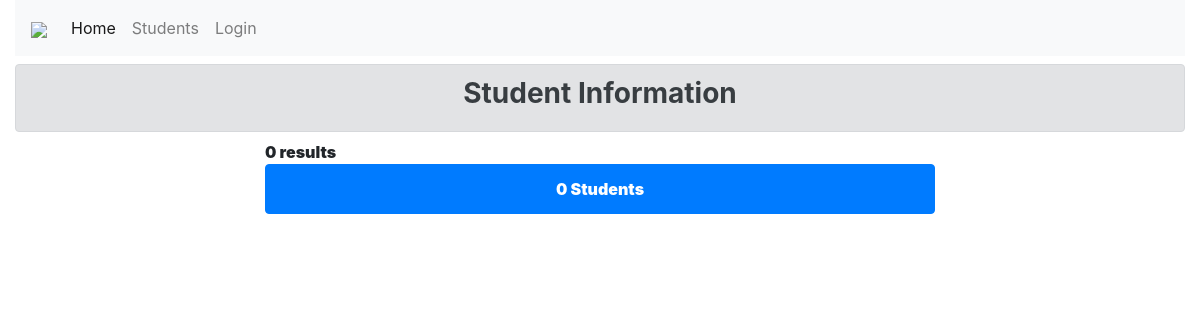
Before: /students.php with the older database file.
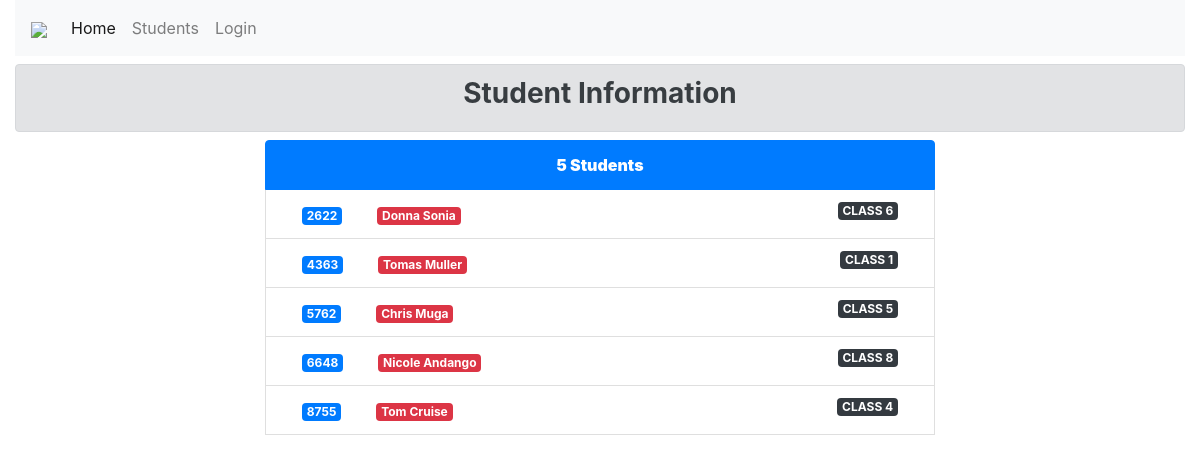
After: the same page with the newer database file.
### tables this page shows
CREATE TABLE `students` (
  `id` int(250) NOT NULL,
  `name` varchar(250) NOT NULL,
  `phone_number` varchar(250) NOT NULL,
  `location` varchar(250) NOT NULL,
  `class` int(250) NOT NULL,
  `email` varchar(250) NOT NULL
);

### students.php (the view, shortened to what this page needs)
<?php
    require_once('header.php');
    require_once('d-base/mysql.php');
?>
<div class="alert alert-secondary my-2 text-center">
   <h3> <b>Student Information<b> </h3>
</div>
<div class="row my-2 d-flex justify-content-center">
    <div class="col-md-7">
        <div class="list-group">
            <?php
                $mysql->fetch("students");
                $students = $mysql->students;
            ?>
            <a href="#" class="list-group-item list-group-item-action active text-center"> <?php echo count($students);?> Students</a>
            <?php
                foreach($students as $student)
                {
                    ?>
                    <a href="#" class="list-group-item list-group-item-action" data-toggle="modal" data-target="#x<?php echo $student['id'];?>"><span class="badge badge-primary mx-3"><?php echo $student['id']; ?></span> <span class="badge badge-danger mx-3"><?php echo $student['name']; ?></span> <span class="badge badge-dark mx-3 float-right">CLASS <?php echo $student['class']; ?></span>  </a>
                    <?php
                }
            ?>
        </div>
    </div>
</div>
<?php
    require_once('footer.php');
?>

### header.php (shortened to what this page needs)
<!doctype html>
<html lang="en">
  <head>
    <link href="https://stackpath.bootstrapcdn.com/bootstrap/4.1.3/css/bootstrap.min.css" rel="stylesheet">
    <link href="native.css" rel="stylesheet" >
    <link rel="stylesheet" href="https://use.fontawesome.com/releases/v5.3.1/css/all.css">
  </head>
  <body>
    <div class="container-fluid">
      <nav class="navbar navbar-expand-lg navbar-light bg-light">
        <a class="navbar-brand" href="#"><img src="img/reading.png"/></a>
        <div class="collapse navbar-collapse" id="navbarNavAltMarkup">
          <div class="navbar-nav">
            <a class="nav-item nav-link active" href="index.php">Home <span class="sr-only">(current)</span></a>
            <a class="nav-item nav-link" href="students.php">Students</a>
            <a class="nav-item nav-link" href="login.php">Login</a>
          </div>
        </div>
      </nav>

### d-base/mysql.php (shortened to what this page needs)
<?php
class Mysql{
    public function connect()
    {
        $servername     = "localhost";
        $username       = "root";
        $password       = "";
        $dbname         = "students";
        $this->conn = new \mysqli($servername, $username, $password, $dbname);
    }
    public function fetch($entity)
    {
        $fields = $this->fields($entity);
        $this->students =   array();
        $this->data     =   array();
        $sql = "SELECT * FROM ".$entity;
        $result = $this->conn->query($sql);
        if( isset( $result->num_rows ) )
        {
            if ($result->num_rows > 0) {
                while($row = $result->fetch_assoc()) {
                    foreach ($fields as $field)
                    {
                        $this->data[$field]     =   $row[$field];
                    }
                    $this->students[]               = $this->data;
                }
            } else {
                echo "0 results";
            }
        }
        else
        {
            $this->error        = 0;
            $this->error_msg    = "Nothing to display";
        }
    }
    public function fields($model)
    {
          $this->fields = array();
          $result = $this->conn->query("SHOW COLUMNS FROM ".$model);
          if ($result->num_rows > 0) {
              while ( $row = $result->fetch_assoc() ) {
                  $this->fields[] = $row["Field"];
              }
          }
          return $this->fields;
    }
}
$mysql = new Mysql;
?>

### footer.php (shortened to what this page needs)
</div>
  </body>
</html>

Changed rows visible on the page:
added students: id "2622", name "Donna Sonia", class "6"
added students: id "4363", name "Tomas Muller", class "1"
added students: id "5762", name "Chris Muga", class "5"
added students: id "6648", name "Nicole Andango", class "8"
added students: id "8755", name "Tom Cruise", class "4"
Other visible differences:
count($students): "0" → "5"
text no longer shown: "0 results"
